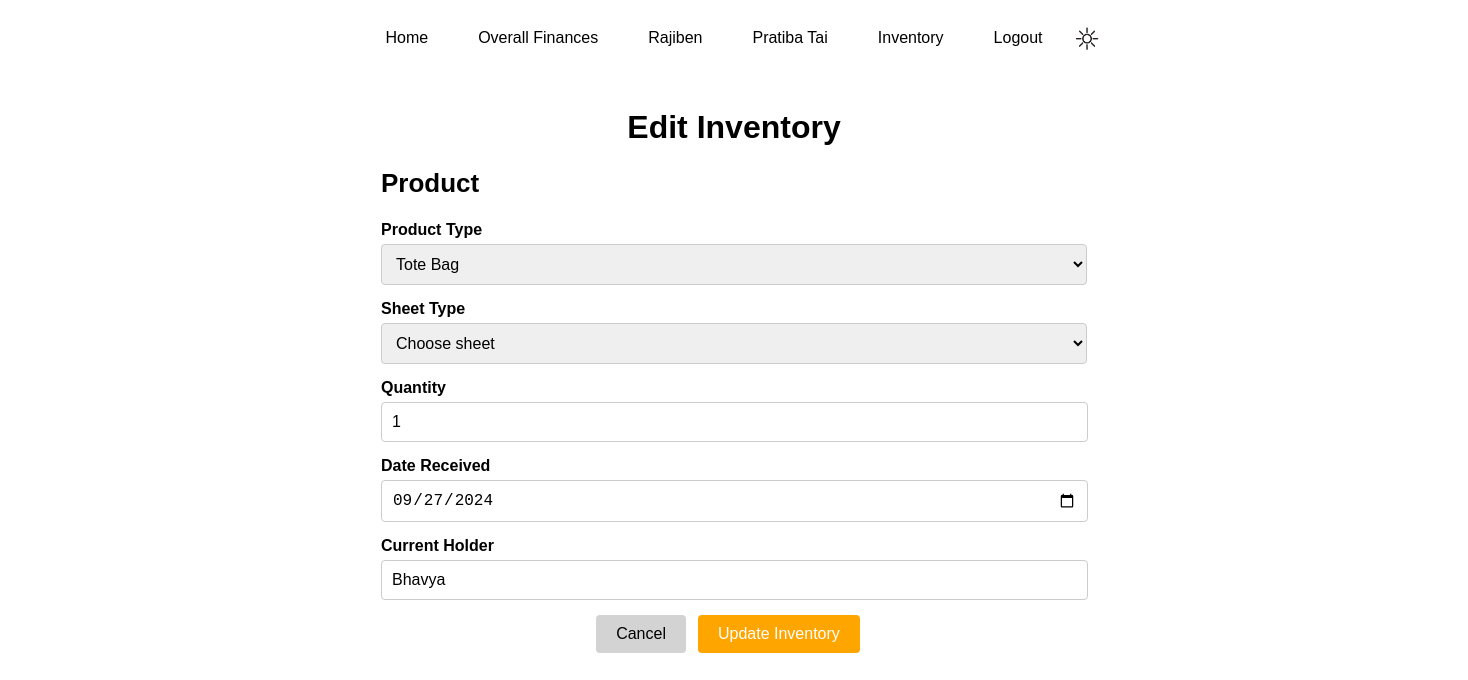
The app's page /edit_inventory/17 (signed in) with its own data.
### models.py (models this page shows)
class Inventory(db.Model):
    __tablename__ = 'inventory'
    id = db.Column(db.Integer, primary_key=True)
    date_received=db.Column(db.Date,nullable=False)
    product_name = db.Column(db.String(100), nullable=False)
    sheet_type = db.Column(db.String(100), nullable=False)
    quantity_in_stock = db.Column(db.Integer, nullable=False)
    current_keeper = db.Column(db.String(50), nullable=False)
    product_type_id = db.Column(db.Integer, db.ForeignKey('product_type.id'), nullable=True)

### routes.py (the view, shortened to what this page needs)
@app.route('/edit_inventory/<int:inventory_id>', methods=['GET', 'POST'])
@check_admin
def edit_inventory(inventory_id):
    inventory_item = Inventory.query.get(inventory_id)
    return render_template('edit_inventory.html', inventory=inventory_item)

### routes.py (called while the page is built)
def check_admin(func):
    @wraps(func) #to avoid the server throwing an error for not having unique functions;   func-placeholder for the function passed (eg. profile(), login(), etc.)
    def wrapper(*args, **kwargs): #pack and unpacking of : args- positional arguments ; kwargs- keyword arguments
        if 'username' not in session:
            flash("You need to login first",category="danger")
            return redirect(url_for('login'))
        user=User.query.filter_by(username=session['username']).first()
        if not user:
            session.pop('username')
            return redirect(url_for('login'))
        if not user.is_admin:
            flash("You are not authorized to visit this page",category="danger")
            return redirect(url_for('home'))
        return func(*args, **kwargs)
    return wrapper

### templates/edit_inventory.html (shortened to what this page needs)
<!DOCTYPE html>
<html>
<head>
    <link rel="stylesheet" href="{{ url_for('static', filename='style.css') }}">
    <link rel="stylesheet" href="https://cdnjs.cloudflare.com/ajax/libs/font-awesome/6.6.0/css/all.min.css" />
</head>
<body>
    <nav>
        <div class="nav-links">
            <a href="{{ url_for('dashboard') }}">Home</a>
            <a href="{{ url_for('overall_financials') }}">Overall Finances</a>
            <a href="{{ url_for('rajiben') }}">Rajiben</a>
            <a href="{{ url_for('pratiba') }}">Pratiba Tai</a>
            <a href="{{ url_for('inventory') }}">Inventory</a>
            <a href="{{ url_for('logout') }}">Logout</a>
            <div class="dark-mode-toggle">
                <label class="switch">
                    <span class="slider round"></span>
                </label>
            </div>
        </div>
    </nav>
    <main>
        <div class="order-container">
            <h1>Edit Inventory</h1>
            <h2>Product</h2>
            <form id="order-form" action="{{ url_for('edit_inventory', inventory_id=inventory.id) }}" method="POST">
                <div class="form-group">
                    <label for="product-type">Product Type</label>
                    <select id="product-type" name="product_type">
                        <option value="Tote Bag" {% if inventory.product_name == 'Tote Bag' %}selected{% endif %} >Tote Bag</option>
                    </select>
                </div>
                <div class="form-group">
                    <label for="sheet-type">Sheet Type</label>
                    <select id="sheet-type" name="sheet_type">
                        <option value="">Choose sheet</option>
                    </select>
                </div>
                <div class="form-group">
                    <label for="quantity">Quantity</label>
                    <input type="number" id="quantity" name="quantity_in_stock" min="1" value="{{ inventory.quantity_in_stock }}" required>
                </div>
                <div class="form-group">
                    <label for="date-received">Date Received</label>
                    <input type="date" id="date-received" name="date_received" value="{{ inventory.date_received.strftime('%Y-%m-%d') }}" required>
                </div>
                <div class="form-group">
                    <label for="current-keeper">Current Holder</label>
                    <input type="text" id="current-keeper" name="current_keeper" value="{{ inventory.current_keeper }}" required>
                </div>
                <div class="form-actions">
                    <a href="{{ url_for('cancel_inventory') }}"><button type="button" class="cancel">Cancel</button></a>
                    <button type="submit" class="confirm-order">Update Inventory</button>
                </div>
            </form>
        </div>
    </main>
</body>
</html>

### static/style.css (style rules this page uses)
body { font-family: Arial, sans-serif; transition: background-color 0.2s; }
nav { padding: 10px; }
.nav-links { display: flex; justify-content: center; align-items: center; flex-grow: 1; }
.nav-links a { margin: 0 15px; text-decoration: none; color: black; padding: 10px; border-radius: 4px; }
main { padding: 20px; }
h1 { font-size: 24px; font-weight: bold; }
.order-container h1 { font-size: 32px; }
.order-container h1, .confirm-container h1 { display: flex; align-items: center; justify-content: center; }
.order-container h2 { font-size: 26px; transform: translateX(25%); }
form { display: flex; flex-direction: column; align-items: center; }
.form-group { display: flex; flex-direction: column; margin-bottom: 15px; width: 50%; }
.form-group label { margin-bottom: 5px; font-weight: bold; }
.form-group input, .form-group select, .form-group textarea { padding: 10px; font-size: 16px; width: 100%; border: 1px solid #ccc; border-radius: 4px; }
.form-actions { display: flex; align-items: center; justify-content: center; width: 100%; }
.form-actions button { padding: 10px 20px; font-size: 16px; border: none; border-radius: 4px; margin-right: 12px; cursor: pointer; }
.form-actions .cancel, .form-actions .back { background-color: lightgray; }
.form-actions .confirm-order { background-color: orange; color: white; }
.form-group input { width: 97%; }
.switch { position: relative; display: inline-block; width: 40px; height: 40px; }
.slider { position: absolute; cursor: pointer; top: 0; left: 0; right: 0; bottom: 0; background-size: cover; background-repeat: no-repeat; background-position: center; transition: 0.2s; }
input:not(:checked)+.slider { background-image: url('images/sun.png'); background-size: 35px 35px; }

### records on screen
Inventory: product_type "Tote Bag", quantity_in_stock "1", date_received "09/27/2024", current_keeper "Bhavya"
